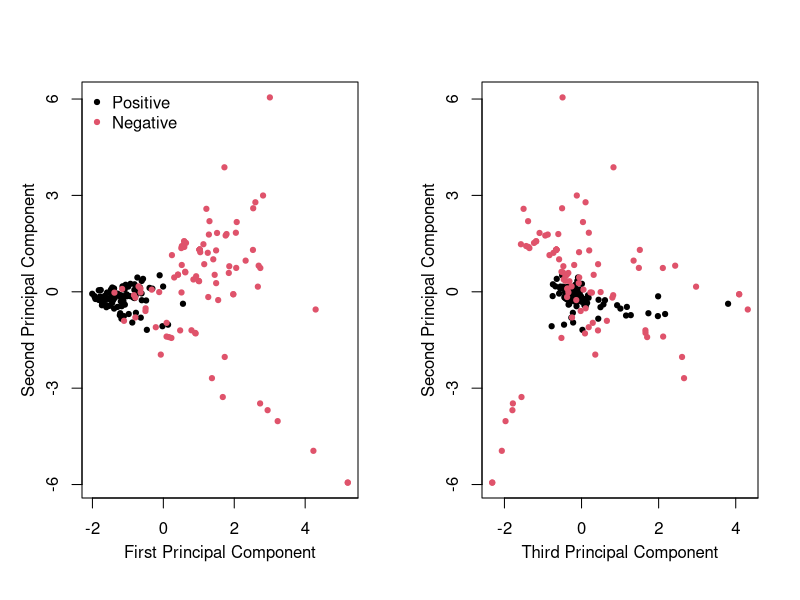

The R script that drew this image:
trainset = read.delim("trainset.txt")
trainset = subset(trainset, complete.cases(trainset))
pca = prcomp(trainset[,-1], scale=TRUE)
# Change orientation of the first PC.
pca$x[,1] = -pca$x[,1]
pca$rotation[,1] = -pca$rotation[,1]

#simCTCF = as.matrix(read.delim("simCTCF.txt")[,-9])
#simH3K36 = as.matrix(read.delim("simH3K36me3.txt")[,-9])

pdf("PCA.pdf", height=4.5, width=8)
par(mfrow=c(1,2))
plot(pca$x, col=2-trainset$OK, pch=19, cex=.7,
     yaxp=c(-6,6,4), xaxp=c(-2,6,4), xlab="", ylab="")
title(xlab="First Principal Component",
      ylab="Second Principal Component", line=2.2)
legend(x="topleft", inset=0, pch=19, pt.cex=.7,
      col=c(1,2), legend=c("Positive", "Negative"), bty="n")
#points((simCTCF %*% pca$rotation), col=3, pch=19, cex=.7)
#points((simH3K36 %*% pca$rotation), col=4, pch=19, cex=.7)
plot(pca$x[,3:2], col=2-trainset$OK, pch=19, cex=.7,
     yaxp=c(-6,6,4), xaxp=c(-2,6,4), xlab="", ylab="")
title(xlab="Third Principal Component",
      ylab="Second Principal Component", line=2.2)
#points((simCTCF %*% pca$rotation)[,3:2], col=3, pch=19, cex=.7)
#points((simH3K36 %*% pca$rotation)[,3:2], col=4, pch=19, cex=.7)
dev.off()
